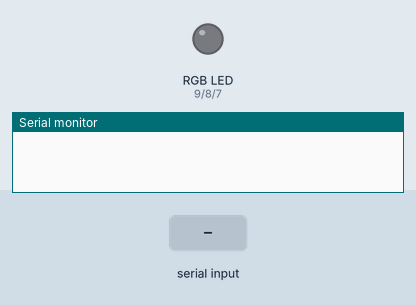
Bench run of a sketch on a simulated Arduino Uno, built with avr-gcc and run on an emulated ATmega328P. Parts: an RGB LED mixed from three pins (HIGH = lit), the last lines printed to the serial monitor. The test bench sets the inputs (shaded band). Dim RGB values are drawn brighter than linear.

Above: at 1.2 s.
1.3 s: "90,45,200\n" received over Serial
At 2.5 s:
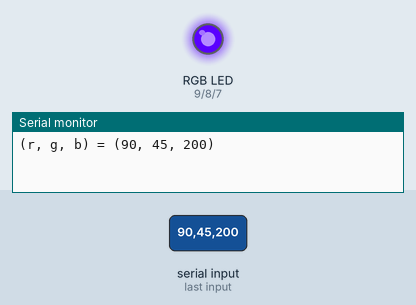
2.8 s: "30,150,10\n" received over Serial
At 3.8 s:
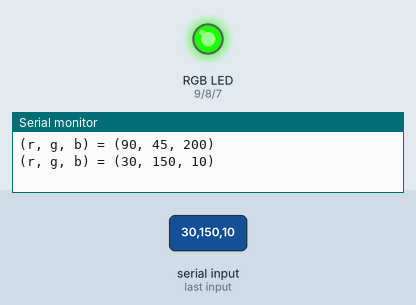
4.3 s: "90,45\n" received over Serial
At 6.5 s:
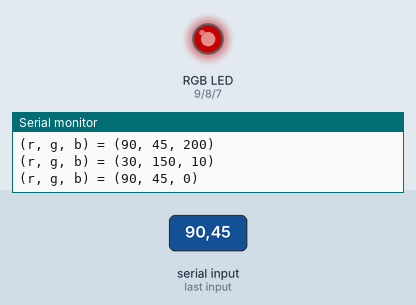
6.8 s: "5\n" received over Serial
At 9.2 s:
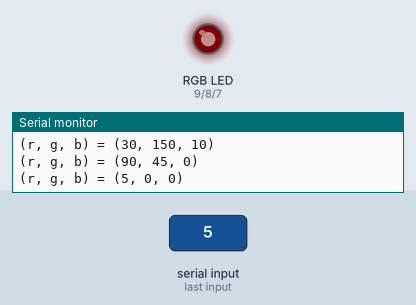
9.8 s: "200\n" received over Serial
At 12.6 s:
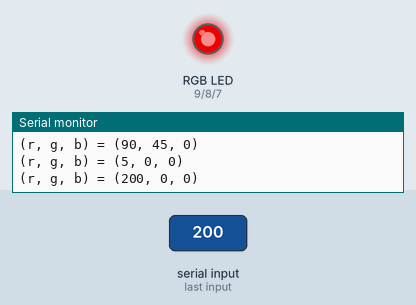
12.8 s: "30,150\n" received over Serial
At 14.5 s:
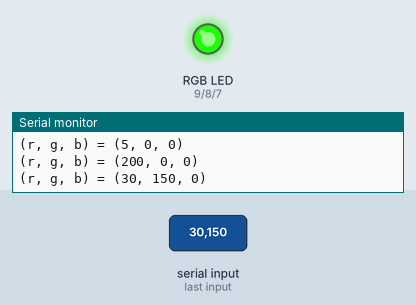
Timing chart, 0 to 16.0 s (numbered marks = the images above; inputs shaded):
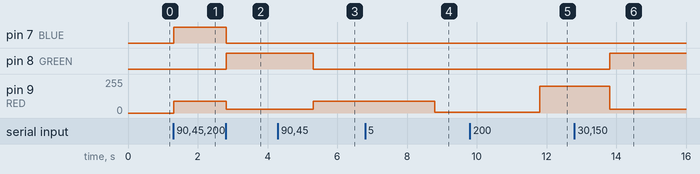

Measured:
- after the input at 1.3 s, pin 7 (BLUE): LOW → HIGH at once; pin 9 (RED): 0/255 → 90/255 at once
- after the input at 2.8 s, pin 7 (BLUE): HIGH → LOW at once; pin 8 (GREEN): LOW → HIGH at once; pin 9 (RED): 90/255 → 30/255 at once
- after the input at 4.3 s, pin 8 (GREEN): HIGH → LOW after 1.0 s; pin 9 (RED): 30/255 → 90/255 after 1.0 s
- after the input at 6.8 s, pin 9 (RED): 90/255 → 5/255 after 2.0 s
- after the input at 9.8 s, pin 9 (RED): 5/255 → 200/255 after 2.0 s
- after the input at 12.8 s, pin 8 (GREEN): LOW → HIGH after 1.0 s; pin 9 (RED): 200/255 → 30/255 after 1.0 s

The sketch:

ColorPicker.ino
```cpp
constexpr int RED = 9;
constexpr int GREEN = 8;
constexpr int BLUE = 7;


void setup() {
  pinMode(RED, OUTPUT);
  pinMode(GREEN, OUTPUT);
  pinMode(BLUE, OUTPUT);
  Serial.begin(9600);
}

/**
 * read csv of r,g,b
 */
void loop() {
  if (Serial.available() > 0) {
    // skips commas
    int r = Serial.parseInt();
    int g = Serial.parseInt();
    int b = Serial.parseInt();


    // debug
    char buf[30];
    sprintf(buf, "(r, g, b) = (%d, %d, %d)", r, g, b);
    Serial.println(buf);


    // write value
    analogWrite(RED, constrain(r, 0, 255));
    analogWrite(GREEN, constrain(g, 0, 255));
    analogWrite(BLUE, constrain(b, 0, 255));


    // flush newline from buf
    while (Serial.available() > 0) {
      Serial.read();  // flush the buf
    }
  }
}
```
